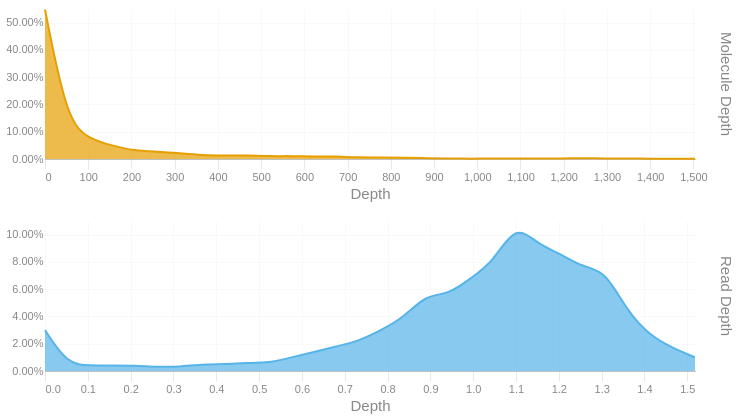

The notebook cell saved with this chart:
### Code cell
readdep = depth_hist(tb['Read Depth'], q99, 3)
readdep = readdep.with_columns(pl.lit('Read Depth').alias('Metric'))
if not SKIPLR:
    moldep = depth_hist(tb['Molecule Depth'], mol_q99, 1)
    moldep = moldep.with_columns(pl.lit('Molecule Depth').alias('Metric'))
    _hist = pl.concat([readdep, moldep])
    _hist = _hist.filter(pl.col('Proportion') != 0)
    with SafeRender(_hist):
        (
            alt.Chart(_hist)        
            .mark_area(interpolate = "basis")
            .encode(
                x=alt.X('Bin:Q').scale(domainMin=0).axis(alt.Axis(title='Depth')),
                y = alt.Y('Proportion:Q', title = None).axis(format = '.2%'),
                color = alt.Color('Metric:N').legend(None),
                row = alt.Row("Metric:N").header(title = None, labelOrient = 'right'),
                tooltip = [
                    alt.Tooltip("Metric:N", title = "Metric"),
                    alt.Tooltip('Interval:N', title = "Depth Interval"),
                    alt.Tooltip('Proportion:Q', title = "% Alignments").format('.2%')
                ]
            )
            .resolve_scale(x='independent', y='independent')
            .properties(
                height = 150, width = 650,
                usermeta={'embedOptions': {'downloadFileName': f'{samplename}.depth.hist'}}
            )
        ).display()
else:
    readdep = readdep.filter(pl.col('Proportion') != 0)
    with SafeRender(readdep):
        (
            alt.Chart(readdep)        
            .mark_area(interpolate = "basis")
            .encode(
                x=alt.X('Bin:Q').scale(domainMin=0).axis(alt.Axis(title='Depth')),
                y = alt.Y('Proportion:Q', title = None).axis(format = '.2%'),
                tooltip = [
                    alt.Tooltip('Interval:N', title = "Depth Interval"),
                    alt.Tooltip('Proportion:Q', title = "% Alignments").format('.2%')
                ]
            )
            .properties(
                usermeta={'embedOptions': {'downloadFileName': f'{samplename}.depth.hist'}}
            )
        ).display()

### Figure 1 — Vega-Lite specification as saved in the notebook (floating-point values rounded to 4 significant figures)
{"width": 650, "height": 150, "config": {"title": {"anchor": "start", "dy": -15, "fontSize": 18, "color": "#888888", "subtitleColor": "#888888", "subtitleFontSize": 14}, "arc": {"fill": "#0072B2"}, "axis": {"domainColor": "#888888", "domainWidth": 0.5, "gridWidth": 0.2, "grid": false, "titleFontWeight": 400, "titleFontSize": 15, "labelFontSize": 11, "labelColor": "#888888", "tickColor": "#888888", "tickWidth": 0.2, "titleColor": "#888888"}, "axisBand": {"grid": false}, "axisX": {"grid": true, "tickSize": 10, "domainCap": "round"}, "axisY": {"domain": false, "grid": true, "tickSize": 0, "domainCap": "round"}, "background": "transparent", "header": {"labelFontSize": 15, "labelColor": "#888888", "titleFontSize": 15, "titleFontWeight": 600, "titleColor": "#888888"}, "legend": {"labelFont": "sans-serif", "labelFontSize": 12, "labelColor": "#888888", "symbolSize": 100, "symbolType": "circle", "titleFontSize": 12, "titlePadding": 10, "titleColor": "#888888", "title": null}, "range": {"category": ["#E69F00", "#56B4E9", "#009E73", "#F0E442", "#0072B2", "#D55E00", "#CC79A7", "#000000"], "diverging": ["#cfe8f3", "#a2d4ec", "#73bfe2", "#46abdb", "#1696d2", "#12719e"]}, "area": {"fill": "#0072B2", "fillOpacity": 0.7, "line": true, "strokeOpacity": 0.7}, "line": {"color": "#0072B2", "stroke": "#0072B2", "strokeWidth": 2}, "trail": {"color": "#0072B2", "stroke": "#0072B2", "strokeWidth": 0, "size": 1}, "point": {"filled": true, "fillOpacity": 1.0, "size": 95}, "text": {"color": "#888888", "fontSize": 11, "align": "right", "fontWeight": 400, "size": 11}, "bar": {"fill": "#0072B2", "stroke": null}, "view": {"stroke": null, "continuousWidth": 660, "continuousHeight": 400}}, "data": {"name": "data-ca1b5f0b9353dfaef02a4caeb80f0901"}, "mark": {"type": "area", "interpolate": "basis"}, "encoding": {"color": {"field": "Metric", "legend": null, "type": "nominal"}, "row": {"field": "Metric", "header": {"title": null, "labelOrient": "right"}, "type": "nominal"}, "tooltip": [{"field": "Metric", "title": "Metric", "type": "nominal"}, {"field": "Interval", "title": "Depth Interval", "type": "nominal"}, {"field": "Proportion", "format": ".2%", "title": "% Alignments", "type": "quantitative"}], "x": {"axis": {"title": "Depth"}, "field": "Bin", "scale": {"domainMin": 0}, "type": "quantitative"}, "y": {"axis": {"format": ".2%"}, "field": "Proportion", "title": null, "type": "quantitative"}}, "resolve": {"scale": {"x": "independent", "y": "independent"}}, "usermeta": {"embedOptions": {"downloadFileName": "S1_Annapolis_26.depth.hist"}}, "$schema": "https://vega.github.io/schema/vega-lite/v6.1.0.json", "datasets": {"data-ca1b5f0b9353dfaef02a4caeb80f0901": [{"Bin": 0.0, "Interval": "0.0-0.052", "Proportion": 0.03, "Metric": "Read Depth"}, {"Bin": 0.052, "Interval": "0.052-0.105", "Proportion": 0.005, "Metric": "Read Depth"}, {"Bin": 0.105, "Interval": "0.105-0.157", "Proportion": 0.004, "Metric": "Read Depth"}, {"Bin": 0.157, "Interval": "0.157-0.209", "Proportion": 0.004, "Metric": "Read Depth"}, {"Bin": 0.209, "Interval": "0.209-0.262", "Proportion": 0.004, "Metric": "Read Depth"}, {"Bin": 0.262, "Interval": "0.262-0.314", "Proportion": 0.003, "Metric": "Read Depth"}, {"Bin": 0.314, "Interval": "0.314-0.366", "Proportion": 0.003, "Metric": "Read Depth"}, {"Bin": 0.366, "Interval": "0.366-0.419", "Proportion": 0.005, "Metric": "Read Depth"}, {"Bin": 0.419, "Interval": "0.419-0.471", "Proportion": 0.005, "Metric": "Read Depth"}, {"Bin": 0.471, "Interval": "0.471-0.523", "Proportion": 0.006, "Metric": "Read Depth"}, {"Bin": 0.523, "Interval": "0.523-0.576", "Proportion": 0.006, "Metric": "Read Depth"}, {"Bin": 0.576, "Interval": "0.576-0.628", "Proportion": 0.01, "Metric": "Read Depth"}, {"Bin": 0.628, "Interval": "0.628-0.68", "Proportion": 0.014, "Metric": "Read Depth"}, {"Bin": 0.68, "Interval": "0.68-0.733", "Proportion": 0.018, "Metric": "Read Depth"}, {"Bin": 0.733, "Interval": "0.733-0.785", "Proportion": 0.022, "Metric": "Read Depth"}, {"Bin": 0.785, "Interval": "0.785-0.837", "Proportion": 0.03, "Metric": "Read Depth"}, {"Bin": 0.837, "Interval": "0.837-0.89", "Proportion": 0.039, "Metric": "Read Depth"}, {"Bin": 0.89, "Interval": "0.89-0.942", "Proportion": 0.056, "Metric": "Read Depth"}, {"Bin": 0.942, "Interval": "0.942-0.994", "Proportion": 0.056, "Metric": "Read Depth"}, {"Bin": 0.994, "Interval": "0.994-1.047", "Proportion": 0.068, "Metric": "Read Depth"}, {"Bin": 1.047, "Interval": "1.047-1.099", "Proportion": 0.08, "Metric": "Read Depth"}, {"Bin": 1.099, "Interval": "1.099-1.151", "Proportion": 0.108, "Metric": "Read Depth"}, {"Bin": 1.151, "Interval": "1.151-1.204", "Proportion": 0.093, "Metric": "Read Depth"}, {"Bin": 1.204, "Interval": "1.204-1.256", "Proportion": 0.086, "Metric": "Read Depth"}, {"Bin": 1.256, "Interval": "1.256-1.308", "Proportion": 0.076, "Metric": "Read Depth"}, {"Bin": 1.308, "Interval": "1.308-1.361", "Proportion": 0.074, "Metric": "Read Depth"}, {"Bin": 1.361, "Interval": "1.361-1.413", "Proportion": 0.043, "Metric": "Read Depth"}, {"Bin": 1.413, "Interval": "1.413-1.465", "Proportion": 0.026, "Metric": "Read Depth"}, {"Bin": 1.465, "Interval": "1.465-1.518", "Proportion": 0.017, "Metric": "Read Depth"}, {"Bin": 1.518, "Interval": "1.518-1.57", "Proportion": 0.01, "Metric": "Read Depth"}, {"Bin": 0.0, "Interval": "0.0-51.9", "Proportion": 0.548, "Metric": "Molecule Depth"}, {"Bin": 51.9, "Interval": "51.9-103.7", "Proportion": 0.133, "Metric": "Molecule Depth"}, {"Bin": 103.7, "Interval": "103.7-155.6", "Proportion": 0.074, "Metric": "Molecule Depth"}, {"Bin": 155.6, "Interval": "155.6-207.4", "Proportion": 0.049, "Metric": "Molecule Depth"}, {"Bin": 207.4, "Interval": "207.4-259.3", "Proportion": 0.03, "Metric": "Molecule Depth"}, {"Bin": 259.3, "Interval": "259.3-311.1", "Proportion": 0.027, "Metric": "Molecule Depth"}, {"Bin": 311.1, "Interval": "311.1-363.0", "Proportion": 0.021, "Metric": "Molecule Depth"}, {"Bin": 363.0, "Interval": "363.0-414.8", "Proportion": 0.014, "Metric": "Molecule Depth"}, {"Bin": 414.8, "Interval": "414.8-466.7", "Proportion": 0.013, "Metric": "Molecule Depth"}, {"Bin": 466.7, "Interval": "466.7-518.5", "Proportion": 0.013, "Metric": "Molecule Depth"}, {"Bin": 518.5, "Interval": "518.5-570.4", "Proportion": 0.01, "Metric": "Molecule Depth"}, {"Bin": 570.4, "Interval": "570.4-622.2", "Proportion": 0.011, "Metric": "Molecule Depth"}, {"Bin": 622.2, "Interval": "622.2-674.1", "Proportion": 0.009, "Metric": "Molecule Depth"}, {"Bin": 674.1, "Interval": "674.1-725.9", "Proportion": 0.01, "Metric": "Molecule Depth"}, {"Bin": 725.9, "Interval": "725.9-777.8", "Proportion": 0.005, "Metric": "Molecule Depth"}, {"Bin": 777.8, "Interval": "777.8-829.6", "Proportion": 0.006, "Metric": "Molecule Depth"}, {"Bin": 829.6, "Interval": "829.6-881.5", "Proportion": 0.005, "Metric": "Molecule Depth"}, {"Bin": 881.5, "Interval": "881.5-933.4", "Proportion": 0.003, "Metric": "Molecule Depth"}, {"Bin": 933.4, "Interval": "933.4-985.2", "Proportion": 0.002, "Metric": "Molecule Depth"}, {"Bin": 985.2, "Interval": "985.2-1037.1", "Proportion": 0.001, "Metric": "Molecule Depth"}, {"Bin": 1037.0, "Interval": "1037.1-1088.9", "Proportion": 0.002, "Metric": "Molecule Depth"}, {"Bin": 1089.0, "Interval": "1088.9-1140.8", "Proportion": 0.002, "Metric": "Molecule Depth"}, {"Bin": 1141.0, "Interval": "1140.8-1192.6", "Proportion": 0.002, "Metric": "Molecule Depth"}, {"Bin": 1193.0, "Interval": "1192.6-1244.5", "Proportion": 0.002, "Metric": "Molecule Depth"}, {"Bin": 1244.0, "Interval": "1244.5-1296.3", "Proportion": 0.003, "Metric": "Molecule Depth"}, {"Bin": 1296.0, "Interval": "1296.3-1348.2", "Proportion": 0.002, "Metric": "Molecule Depth"}, {"Bin": 1348.0, "Interval": "1348.2-1400.0", "Proportion": 0.002, "Metric": "Molecule Depth"}, {"Bin": 1400.0, "Interval": "1400.0-1451.9", "Proportion": 0.001, "Metric": "Molecule Depth"}, {"Bin": 1452.0, "Interval": "1451.9-1503.7", "Proportion": 0.001, "Metric": "Molecule Depth"}, {"Bin": 1504.0, "Interval": "1503.7-1555.59", "Proportion": 0.001, "Metric": "Molecule Depth"}]}}
